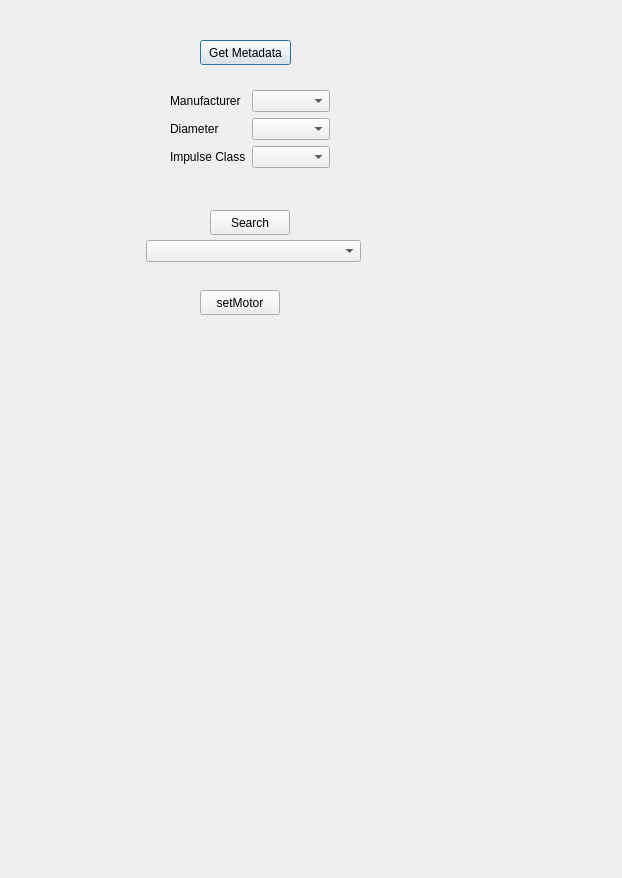
<?xml version="1.0" encoding="UTF-8"?>
<ui version="4.0">
 <class>ThrustCurveMotorSelector</class>
 <widget class="QDialog" name="ThrustCurveMotorSelector">
  <property name="geometry">
   <rect>
    <x>0</x>
    <y>0</y>
    <width>622</width>
    <height>878</height>
   </rect>
  </property>
  <property name="windowTitle">
   <string>Dialog</string>
  </property>
  <widget class="QWidget" name="formLayoutWidget">
   <property name="geometry">
    <rect>
     <x>170</x>
     <y>90</y>
     <width>160</width>
     <height>101</height>
    </rect>
   </property>
   <layout class="QFormLayout" name="formLayout">
    <item row="0" column="0">
     <widget class="QLabel" name="label">
      <property name="text">
       <string>Manufacturer</string>
      </property>
     </widget>
    </item>
    <item row="1" column="0">
     <widget class="QLabel" name="label_2">
      <property name="text">
       <string>Diameter</string>
      </property>
     </widget>
    </item>
    <item row="2" column="0">
     <widget class="QLabel" name="label_3">
      <property name="text">
       <string>Impulse Class</string>
      </property>
     </widget>
    </item>
    <item row="0" column="1">
     <widget class="QComboBox" name="manufacturer"/>
    </item>
    <item row="1" column="1">
     <widget class="QComboBox" name="diameter"/>
    </item>
    <item row="2" column="1">
     <widget class="QComboBox" name="impulseClass"/>
    </item>
   </layout>
  </widget>
  <widget class="QPushButton" name="getMetadata">
   <property name="geometry">
    <rect>
     <x>200</x>
     <y>40</y>
     <width>91</width>
     <height>25</height>
    </rect>
   </property>
   <property name="text">
    <string>Get Metadata</string>
   </property>
  </widget>
  <widget class="QCustomPlot" name="plot" native="true">
   <property name="geometry">
    <rect>
     <x>10</x>
     <y>320</y>
     <width>601</width>
     <height>551</height>
    </rect>
   </property>
  </widget>
  <widget class="QPushButton" name="searchButton">
   <property name="geometry">
    <rect>
     <x>210</x>
     <y>210</y>
     <width>80</width>
     <height>25</height>
    </rect>
   </property>
   <property name="text">
    <string>Search</string>
   </property>
  </widget>
  <widget class="QWidget" name="formLayoutWidget_2">
   <property name="geometry">
    <rect>
     <x>140</x>
     <y>240</y>
     <width>221</width>
     <height>41</height>
    </rect>
   </property>
   <layout class="QFormLayout" name="formLayout_2">
    <item row="0" column="1">
     <widget class="QComboBox" name="motorSelection"/>
    </item>
   </layout>
  </widget>
  <widget class="QPushButton" name="setMotor">
   <property name="geometry">
    <rect>
     <x>200</x>
     <y>290</y>
     <width>80</width>
     <height>25</height>
    </rect>
   </property>
   <property name="text">
    <string>setMotor</string>
   </property>
  </widget>
 </widget>
 <customwidgets>
  <customwidget>
   <class>QCustomPlot</class>
   <extends>QWidget</extends>
   <header>gui/qcustomplot.h</header>
   <container>1</container>
  </customwidget>
 </customwidgets>
 <resources/>
 <connections/>
</ui>
